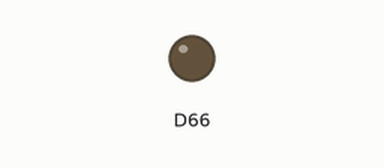
Simulated run of this sketch. Board: Arduino Due. Shown: output pins drawn as LEDs (lit = HIGH). What the sketch prints to the serial monitor is not drawn.

Above: at 0.0 s.
At 0.59 s:
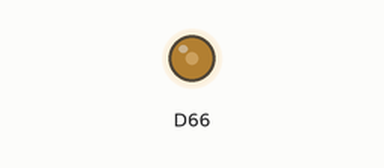
Timing chart, 0 to 22.0 s (numbered marks = the images above):
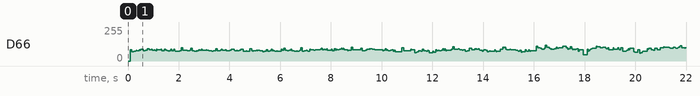

The sketch:

ArduinoDueDAC.ino
```cpp
#include <DueTimer.h>
#include "wave.h"

#define ArrayLimit sizeof(waveTable)/sizeof(uint16_t)
//unsigned int period = 40;
int WaveNumber = 0;
void setup()
{
	Serial.begin(115200);
	analogWriteResolution(12);
	Timer3.attachInterrupt(SetDuty);
	Timer3.setFrequency(1000);
	Serial.println(ArrayLimit);

	Timer3.start();
	//analogWrite(DAC0, 4000);

}

// Add the main program code into the continuous loop() function

void loop()
{

	while (1)
	{

	}
}


void SetDuty(void)
{


		analogWrite(DAC0, (uint16_t)(pgm_read_word_near(waveTable + WaveNumber)));
		WaveNumber++;
		//pgm_read_dword_near
		//Serial.print((uint16_t)pgm_read_word_near(waveTable + WaveNumber));
		//Serial.print(", ");
		//Serial.println((uint16_t)pgm_read_word_near(waveTable + WaveNumber) * 2.7 / 4095.0);
		if (WaveNumber >= ArrayLimit)
		{

			WaveNumber = 0;
			//Timer1.detachInterrupt();

		}

}
```

Source omitted: wave.h (295174 bytes)
